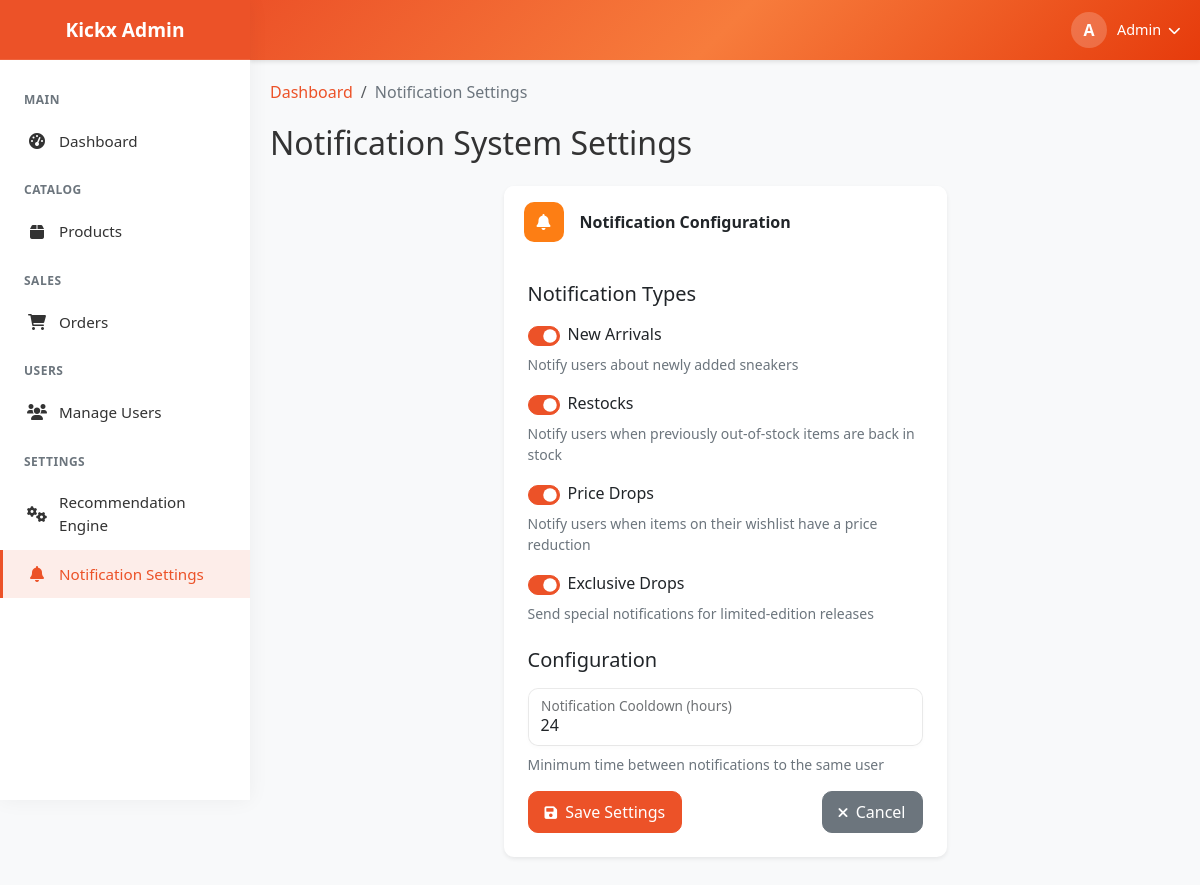
Page /admin/notification-settings (signed in) on the committed database.
### kickx_app.py (models this page shows, shortened)
class User(db.Model, UserMixin):
    __tablename__ = 'users'
    id: Mapped[int] = mapped_column(primary_key=True, autoincrement=True)
    username: Mapped[str] = mapped_column(String(64), unique=True, nullable=False)
    email: Mapped[str] = mapped_column(String(120), unique=True, nullable=False)
    password_hash: Mapped[str] = mapped_column(String(128))
    first_name: Mapped[str] = mapped_column(String(64), nullable=True)
    last_name: Mapped[str] = mapped_column(String(64), nullable=True)
    created_at: Mapped[datetime] = mapped_column(default=datetime.utcnow)
    is_active: Mapped[bool] = mapped_column(Boolean, default=True)
    is_admin: Mapped[bool] = mapped_column(Boolean, default=False)
    orders = relationship('Order', back_populates='user', lazy='dynamic')
    reviews = relationship('Review', back_populates='user', lazy='dynamic')
    cart = relationship('Cart', back_populates='user', uselist=False)
    wishlist = relationship('Wishlist', back_populates='user', uselist=False)
    addresses = relationship('Address', back_populates='user', lazy='dynamic')
    notifications = relationship('Notification', back_populates='user', lazy='dynamic')

class NotificationSettings(db.Model):
    __tablename__ = 'notification_settings'
    id: Mapped[int] = mapped_column(primary_key=True, autoincrement=True)
    new_arrival_notifications: Mapped[bool] = mapped_column(Boolean, default=True)
    restock_notifications: Mapped[bool] = mapped_column(Boolean, default=True)
    price_drop_notifications: Mapped[bool] = mapped_column(Boolean, default=True)
    exclusive_drop_notifications: Mapped[bool] = mapped_column(Boolean, default=True)
    notification_cooldown_hours: Mapped[int] = mapped_column(Integer, default=24)
    created_at: Mapped[datetime] = mapped_column(default=datetime.utcnow)
    updated_at: Mapped[datetime] = mapped_column(default=datetime.utcnow, onupdate=datetime.utcnow)

### kickx_app.py (the view)
@app.route('/admin/notification-settings', methods=['GET'])
@login_required
def admin_notification_settings():
    if not current_user.is_admin:
        flash('You do not have permission to access the admin area!', 'danger')
        return redirect(url_for('index'))
    settings = NotificationSettings.query.first()
    if not settings:
        settings = NotificationSettings()
        db.session.add(settings)
        db.session.commit()
    return render_template('admin/notification_settings.html', settings=settings)

### kickx_app.py (called while the page is built)
@login_manager.user_loader
def load_user(user_id):
    return User.query.get(int(user_id))

@app.before_request
def load_notifications():
    if current_user.is_authenticated:
        notifications = Notification.query.filter_by(user_id=current_user.id) \
            .order_by(Notification.created_at.desc()) \
            .limit(5) \
            .all()
        g.notifications = notifications
    else:
        g.notifications = []

@app.context_processor
def utility_processor():
    def get_notifications():
        if hasattr(g, 'notifications'):
            return g.notifications
        return []
    return {'notifications': get_notifications()}

### templates/admin/notification_settings.html (shortened to what this page needs)
{% extends "admin/layout.html" %}
{% block content %}
<div class="container-fluid px-0">
    <nav aria-label="breadcrumb">
        <ol class="breadcrumb">
            <li class="breadcrumb-item"><a href="{{ url_for('admin_dashboard') }}">Dashboard</a></li>
            <li class="breadcrumb-item active">Notification Settings</li>
        </ol>
    </nav>
    <div class="d-flex justify-content-between align-items-center mb-4">
        <h2 class="mb-0">Notification System Settings</h2>
    </div>
    <div class="row justify-content-center">
        <div class="col-xl-6">
            <div class="card border-0 shadow-sm mb-4">
                <div class="card-header bg-white py-3 border-0">
                    <div class="d-flex align-items-center">
                        <div class="card-icon me-3" style="background-color: #fd7e14;">
                            <i class="fas fa-bell"></i>
                        </div>
                        <h5 class="card-title mb-0">Notification Configuration</h5>
                    </div>
                </div>
                <div class="card-body p-4">
                    <form method="POST" action="{{ url_for('update_notification_settings') }}">
                        <h5 class="mb-3">Notification Types</h5>
                        <div class="form-check form-switch mb-3">
                            <input class="form-check-input" id="new_arrival_notifications" name="new_arrival_notifications" type="checkbox" {% if settings.new_arrival_notifications %}checked{% endif %} />
                            <label class="form-check-label" for="new_arrival_notifications">New Arrivals</label>
                        </div>
                        <div class="form-text mb-3">Notify users about newly added sneakers</div>
                        <div class="form-check form-switch mb-3">
                            <input class="form-check-input" id="restock_notifications" name="restock_notifications" type="checkbox" {% if settings.restock_notifications %}checked{% endif %} />
                            <label class="form-check-label" for="restock_notifications">Restocks</label>
                        </div>
                        <div class="form-text mb-3">Notify users when previously out-of-stock items are back in stock</div>
                        <div class="form-check form-switch mb-3">
                            <input class="form-check-input" id="price_drop_notifications" name="price_drop_notifications" type="checkbox" {% if settings.price_drop_notifications %}checked{% endif %} />
                            <label class="form-check-label" for="price_drop_notifications">Price Drops</label>
                        </div>
                        <div class="form-text mb-3">Notify users when items on their wishlist have a price reduction</div>
                        <div class="form-check form-switch mb-3">
                            <input class="form-check-input" id="exclusive_drop_notifications" name="exclusive_drop_notifications" type="checkbox" {% if settings.exclusive_drop_notifications %}checked{% endif %} />
                            <label class="form-check-label" for="exclusive_drop_notifications">Exclusive Drops</label>
                        </div>
                        <div class="form-text mb-3">Send special notifications for limited-edition releases</div>
                        <h5 class="mt-4 mb-3">Configuration</h5>
                        <div class="form-floating mb-3">
                            <input class="form-control" id="notification_cooldown_hours" name="notification_cooldown_hours" type="number" min="1" max="168" value="{{ settings.notification_cooldown_hours }}" required />
                            <label for="notification_cooldown_hours">Notification Cooldown (hours)</label>
                        </div>
                        <div class="form-text mb-3">Minimum time between notifications to the same user</div>
                        <div class="d-flex justify-content-between">
                            <button type="submit" class="btn btn-primary">
                                <i class="fas fa-save me-1"></i> Save Settings
                            </button>
                            <a href="{{ url_for('admin_dashboard') }}" class="btn btn-secondary">
                                <i class="fas fa-times me-1"></i> Cancel
                            </a>
                        </div>
                    </form>
                </div>
            </div>
        </div>
    </div>
</div>
{% endblock %}

### templates/admin/layout.html (shortened to what this page needs)
<!DOCTYPE html>
<html lang="en">
<head>
    <link rel="stylesheet" href="https://cdnjs.cloudflare.com/ajax/libs/font-awesome/6.0.0/css/all.min.css">
    {{ bootstrap.load_css() }}
</head>
<body>
    <div class="admin-sidebar" id="sidebar">
        <div class="sidebar-header d-flex align-items-center justify-content-center">
            <h1 class="brand-name text-center">Kickx Admin</h1>
        </div>
        <ul class="sidebar-menu">
            <li class="menu-title">MAIN</li>
            <a href="{{ url_for('admin_dashboard') }}" class="menu-item {% if request.endpoint == 'admin_dashboard' %}active{% endif %}">
                <i class="fas fa-tachometer-alt"></i> Dashboard
            </a>
            <li class="menu-title">CATALOG</li>
            <a href="{{ url_for('admin_products') }}" class="menu-item {% if 'admin_products' in request.endpoint %}active{% endif %}">
                <i class="fas fa-box"></i> Products
            </a>
            <li class="menu-title">SALES</li>
            <a href="{{ url_for('admin_orders') }}" class="menu-item {% if 'admin_orders' in request.endpoint %}active{% endif %}">
                <i class="fas fa-shopping-cart"></i> Orders
            </a>
            <li class="menu-title">USERS</li>
            <a href="{{ url_for('admin_users') }}" class="menu-item {% if 'admin_users' in request.endpoint %}active{% endif %}">
                <i class="fas fa-users"></i> Manage Users
            </a>
            <li class="menu-title">SETTINGS</li>
            <a href="{{ url_for('admin_recommendation_engine') }}" class="menu-item {% if request.endpoint == 'admin_recommendation_engine'%}active{% endif %}">
                <i class="fas fa-cogs"></i> Recommendation Engine
            </a>
            <a href="{{ url_for('admin_notification_settings') }}" class="menu-item {% if request.endpoint == 'admin_notification_settings'%}active{% endif %}">
                <i class="fas fa-bell"></i> Notification Settings
            </a>
        </ul>
    </div>
    <div class="admin-topbar">
        <div class="user-dropdown">
            <div class="admin-avatar">
                {{ current_user.first_name[0] }}
            </div>
            <div class="admin-name">
                {{ current_user.first_name }} <i class="fas fa-chevron-down ms-1" style="font-size: 0.8rem;"></i>
            </div>
        </div>
    </div>
    <div class="admin-content">
        <div class="content-wrapper mx-auto" style="max-width: 1400px;">
            {% block content %}{% endblock %}
        </div>
    </div>
</body>
</html>

### templates/admin/layout.html (style rules this page uses)
:root { --primary-color: #EC5228; --primary-light: rgba(236, 82, 40, 0.1); --primary-hover: #d13e18; --text-color: #333333; --text-muted: #6c757d; --border-color: rgba(0, 0, 0, 0.1); --sidebar-width: 250px; --topbar-height: 60px; --success-color: #28a745; --danger-color: #dc3545; --warning-color: #ffc107; --info-color: #17a2b8; --bg-light: #f8f9fa; }
body { font-family: 'Segoe UI', Tahoma, Geneva, Verdana, sans-serif; background-color: var(--bg-light); color: var(--text-color); min-height: 100vh; display: flex; padding: 0; margin: 0; }
.admin-sidebar { width: var(--sidebar-width); background-color: white; height: 100vh; position: fixed; left: 0; top: 0; z-index: 1030; box-shadow: 0 0 20px rgba(0, 0, 0, 0.05); transition: all 0.3s ease; overflow-y: auto; }
.sidebar-header { height: var(--topbar-height); padding: 0 20px; display: flex; align-items: center; justify-content: flex-start; background-color: var(--primary-color); color: white; border-bottom: 1px solid rgba(255, 255, 255, 0.1); }
.brand-name { font-weight: 700; font-size: 1.2rem; color: white; margin: 0; }
.sidebar-menu { padding: 0; list-style: none; margin: 0; padding-top: 15px; }
.menu-title { font-size: 0.75rem; text-transform: uppercase; color: var(--text-muted); padding: 1rem 1.5rem 0.5rem; letter-spacing: 0.5px; font-weight: 600; }
.menu-item { display: flex; align-items: center; padding: 0.8rem 1.5rem; color: var(--text-color); text-decoration: none; transition: all 0.2s ease; border-left: 3px solid transparent; font-size: 0.95rem; }
.menu-item:hover, .menu-item.active { background-color: var(--primary-light); color: var(--primary-color); border-left-color: var(--primary-color); }
.menu-item i { margin-right: 12px; font-size: 1rem; width: 20px; text-align: center; }
.admin-topbar { height: var(--topbar-height); background: linear-gradient(135deg, var(--primary-color), #f77c3c, #e63b0c); position: fixed; top: 0; left: var(--sidebar-width); right: 0; z-index: 1025; display: flex; align-items: center; justify-content: space-between; padding: 0 20px; box-shadow: 0 2px 4px rgba(0, 0, 0, 0.1); transition: all 0.3s ease; color: white; }
.user-dropdown { display: flex; align-items: center; cursor: pointer; position: relative; }
.user-dropdown .admin-avatar { width: 36px; height: 36px; background-color: rgba(255, 255, 255, 0.2); color: white; border-radius: 50%; display: flex; align-items: center; justify-content: center; margin-right: 10px; font-weight: bold; }
.user-dropdown .admin-name { color: white; font-weight: 500; font-size: 0.9rem; }
.admin-content { flex: 1; margin-left: var(--sidebar-width); margin-top: var(--topbar-height); padding: 20px; transition: all 0.3s ease; width: calc(100% - var(--sidebar-width)); }
.breadcrumb { background: transparent; padding: 0; margin-bottom: 20px; }
.breadcrumb-item a { color: var(--primary-color); text-decoration: none; }
.breadcrumb-item.active { color: var(--text-muted); }
.card { border: none; border-radius: 10px; box-shadow: 0 4px 15px rgba(0, 0, 0, 0.05); margin-bottom: 20px; }
.card-header { background-color: white; border-bottom: 1px solid rgba(0, 0, 0, 0.05); padding: 15px 20px; display: flex; justify-content: space-between; align-items: center; border-top-left-radius: 10px !important; border-top-right-radius: 10px !important; }
.card-title { margin: 0; font-size: 16px; font-weight: 600; }
.btn-primary { background-color: var(--primary-color); border-color: var(--primary-color); box-shadow: 0 2px 5px rgba(236, 82, 40, 0.2); }
.form-control, .form-select { border-radius: 8px; border: 1px solid rgba(0, 0, 0, 0.1); box-shadow: 0 1px 2px rgba(0, 0, 0, 0.05); padding: 0.5rem 0.75rem; transition: all 0.3s ease; }

### rows in the picture
User: first_name "A", first_name "Admin"
NotificationSettings: new_arrival_notifications "☑", restock_notifications "☑", price_drop_notifications "☑", exclusive_drop_notifications "☑", notification_cooldown_hours "24"
